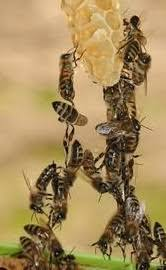
#> input picture beeFestoonImage1.jpg, 166 x 270 px
$ jupyter execute --allow-errors beeimageprocessing.ipynb
#> lines starting #> are read from the running program, lines starting #| are printed output that depends on the picture; after the words box and inside, x2 and y2 are one past the last pixel; in counts of white or black regions, pixels touching at a corner belong together
[cell 1]
import cv2, numpy as np, networkx as nx
import matplotlib.pyplot as plt
from skimage.morphology import skeletonize, remove_small_objects
from skan import Skeleton, summarize

def analyze_bee_chains(image_path, block=81, C=4, min_size=64):
#> called with image_path = 'beeFestoonImage1.jpg', block = 81, C = 4, min_size = 64
    img = cv2.imread(image_path)
#> img is the input picture: shape (270, 166, 3); mean B, G, R 90.8, 138.1, 164.1
    if img is None:
        raise FileNotFoundError(image_path)

    gray = cv2.cvtColor(img, cv2.COLOR_BGR2GRAY)
    blurred = cv2.GaussianBlur(gray, (11, 11), 0)
    thresh = cv2.adaptiveThreshold(blurred, 255, cv2.ADAPTIVE_THRESH_GAUSSIAN_C,
                                   cv2.THRESH_BINARY_INV, block, C)
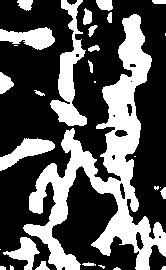
#> thresh: shape (270, 166); 34.2% white; 30 white regions (11 under 20 px), largest, box (x1, y1, x2, y2) and area: (23, 14, 166, 270) 10330, (50, 0, 87, 126) 1780, (0, 27, 55, 50) 778

    # Clean the mask, then get a true 1px connected skeleton
    mask = remove_small_objects(thresh > 0, min_size=min_size)
#> mask: shape (270, 166) bool; 33.1% white; 10 white regions, largest, box (x1, y1, x2, y2) and area: (23, 14, 166, 270) 10330, (50, 0, 87, 126) 1779, (0, 27, 55, 50) 778
    skel_img = skeletonize(mask)
#> skel_img: shape (270, 166) bool; 3.3% white in thin lines or dots

    # Graph from real skeleton paths
    skel = Skeleton(skel_img)
    branches = summarize(skel, separator='-')

    G = nx.Graph()
    for _, r in branches.iterrows():
        a, b = int(r['node-id-src']), int(r['node-id-dst'])
        if a != b:
            G.add_edge(a, b, length=r['branch-distance'])
    pos = {n: (skel.coordinates[n][1], -skel.coordinates[n][0]) for n in G.nodes}  # (x, -y)

    # Junctions = nodes with degree >= 3
    junctions = [n for n, d in G.degree() if d >= 3]
    print(f"Nodes: {G.number_of_nodes()}, edges: {G.number_of_edges()}, "
          f"junctions (deg>=3): {len(junctions)}")
    print("Mean branch length (px):", branches['branch-distance'].mean())

    fig, ax = plt.subplots(1, 2, figsize=(12, 6))
    ax[0].imshow(cv2.cvtColor(img, cv2.COLOR_BGR2RGB))
    jx = [pos[n][0] for n in junctions]; jy = [-pos[n][1] for n in junctions]
    ax[0].scatter(jx, jy, c='lime', s=15); ax[0].axis('off')
    nx.draw(G, pos, ax=ax[1], node_size=8, node_color='red', edge_color='gray')
    ax[1].set_aspect('equal')
    plt.tight_layout(); plt.show()
    return G, branches, mask

[cell 2]
analyze_bee_chains("beeFestoonImage1.jpg")
#> (the call stopped at in analyze_bee_chains, `skel = Skeleton(skel_img)`: skan is not available in this run)

[cell 3]
analyze_bee_chains("beeFestoonImage2.jpg")
#> call 2 of analyze_bee_chains, with image_path = 'beeFestoonImage2.jpg', block = 81, C = 4, min_size = 64
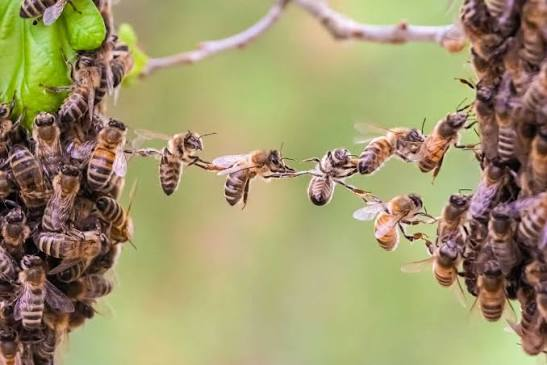
#> input picture beeFestoonImage2.jpg, 547 x 365 px
#> in analyze_bee_chains, img is the input picture: shape (365, 547, 3); mean B, G, R 108.3, 150.6, 159.7
#> in analyze_bee_chains (call 2), `gray = cv2.cvtColor(img, cv2.COLOR_BGR2GRAY)`:
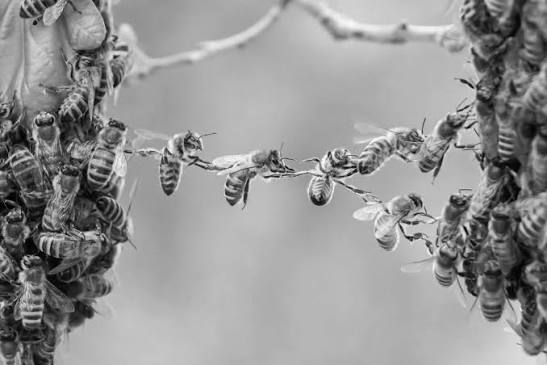
#> gray: shape (365, 547); min 0, max 253, mean 148.5
#> in analyze_bee_chains (call 2), `thresh = cv2.adaptiveThreshold(blurred, 255, cv2.ADAPTIVE_THRESH_GAUSS..`: thresh: shape (365, 547); 25.5% white; 104 white regions (42 under 20 px), largest, box (x1, y1, x2, y2) and area: (436, 0, 547, 357) 13231, (0, 81, 129, 365) 13218, (53, 0, 129, 108) 2760
#> in analyze_bee_chains (call 2), `skel_img = skeletonize(mask)`: skel_img: shape (365, 547) bool; 2.7% white in thin lines or dots
#> (the call stopped at in analyze_bee_chains, `skel = Skeleton(skel_img)`: skan is not available in this run)

[cell 4]
analyze_bee_chains("BeeFestoonscreenshot1.png")
#> call 3 of analyze_bee_chains, with image_path = 'BeeFestoonscreenshot1.png', block = 81, C = 4, min_size = 64
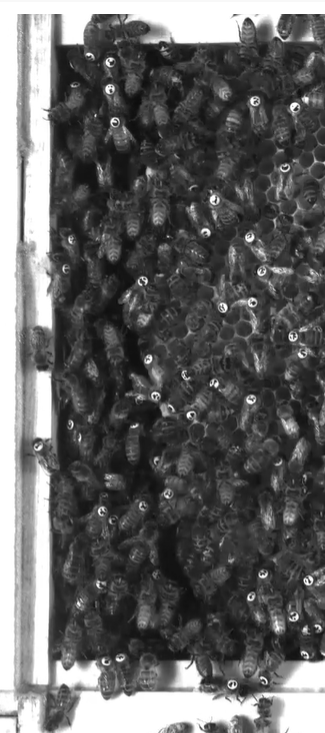
#> input picture BeeFestoonscreenshot1.png, 325 x 733 px
#> in analyze_bee_chains, img is the input picture: shape (733, 325, 3); min 13, max 255, mean 98.9
#> in analyze_bee_chains (call 3), `thresh = cv2.adaptiveThreshold(blurred, 255, cv2.ADAPTIVE_THRESH_GAUSS..`: thresh: shape (733, 325); 49.7% white; 47 white regions (14 under 20 px), largest, box (x1, y1, x2, y2) and area: (0, 12, 325, 733) 110823, (278, 13, 325, 75) 1768, (177, 273, 250, 342) 1655
#> in analyze_bee_chains (call 3), `mask = remove_small_objects(thresh > 0, min_size=min_size)`: mask: shape (733, 325) bool; 49.4% white; 17 white regions, largest, box (x1, y1, x2, y2) and area: (0, 12, 325, 733) 110730, (278, 13, 325, 75) 1768, (177, 273, 250, 342) 1655
#> in analyze_bee_chains (call 3), `skel_img = skeletonize(mask)`:
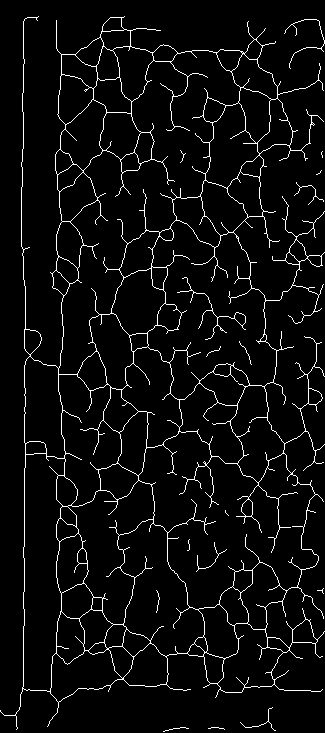
#> skel_img: shape (733, 325) bool; 4.8% white in thin lines or dots
#> (the call stopped at in analyze_bee_chains, `skel = Skeleton(skel_img)`: skan is not available in this run)

[cell 5]
analyze_bee_chains("beeNotfestooning.png")
#> call 4 of analyze_bee_chains, with image_path = 'beeNotfestooning.png', block = 81, C = 4, min_size = 64
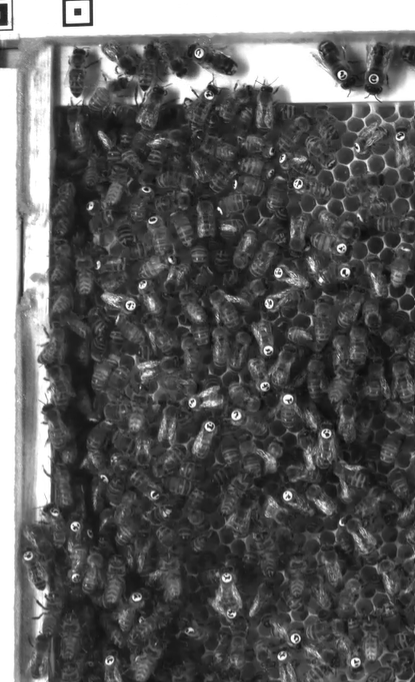
#> input picture beeNotfestooning.png, 415 x 682 px
#> in analyze_bee_chains, img is the input picture: shape (682, 415, 3); min 12, max 255, mean 92.5
#> in analyze_bee_chains (call 4), `thresh = cv2.adaptiveThreshold(blurred, 255, cv2.ADAPTIVE_THRESH_GAUSS..`: thresh: shape (682, 415); 49.9% white; 69 white regions (29 under 20 px), largest, box (x1, y1, x2, y2) and area: (0, 31, 415, 682) 132223, (360, 102, 415, 158) 1120, (352, 157, 396, 202) 957
#> in analyze_bee_chains (call 4), `mask = remove_small_objects(thresh > 0, min_size=min_size)`:
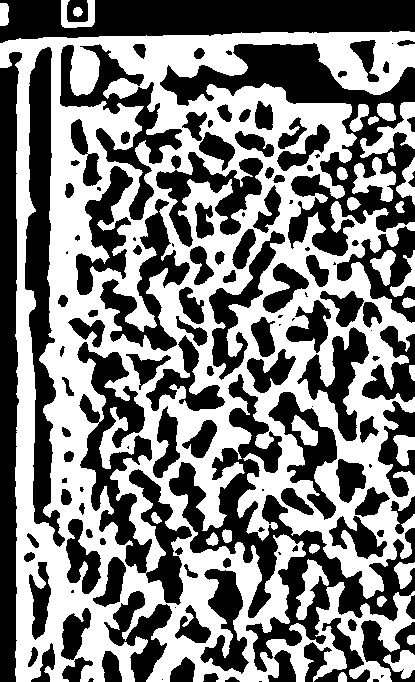
#> mask: shape (682, 415) bool; 49.7% white; 30 white regions, largest, box (x1, y1, x2, y2) and area: (0, 31, 415, 682) 132195, (360, 102, 415, 158) 1120, (352, 157, 396, 202) 957
#> in analyze_bee_chains (call 4), `skel_img = skeletonize(mask)`:
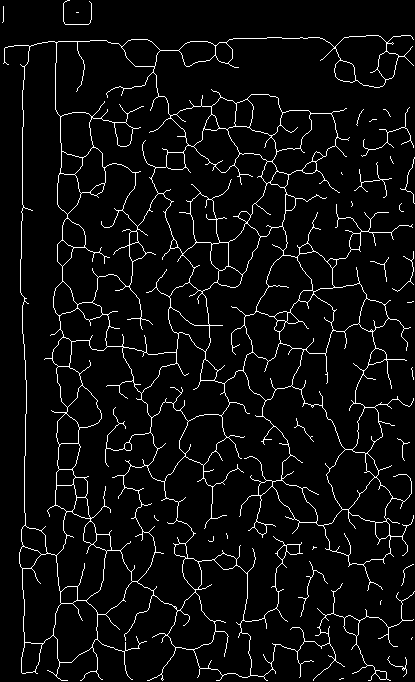
#> skel_img: shape (682, 415) bool; 5.1% white in thin lines or dots
#> (the call stopped at in analyze_bee_chains, `skel = Skeleton(skel_img)`: skan is not available in this run)

#> (a cell that did not finish here is left out)

[cell 7]
from skimage.morphology import remove_small_objects

img = cv2.imread("beeFestoonImage1.jpg")
gray = cv2.cvtColor(img, cv2.COLOR_BGR2GRAY)
blur = cv2.GaussianBlur(gray, (15, 15), 0)

# Otsu picks the threshold automatically; the bees are darker than the background
_, m = cv2.threshold(blur, 0, 255, cv2.THRESH_BINARY_INV + cv2.THRESH_OTSU)
#> m: shape (270, 166); 33.9% white; 2 white regions, box (x1, y1, x2, y2) and area: (0, 15, 166, 270) 15127, (112, 266, 127, 270) 50

# close gaps between bees, then drop specks
m = cv2.morphologyEx(m, cv2.MORPH_CLOSE, np.ones((15, 15), np.uint8))
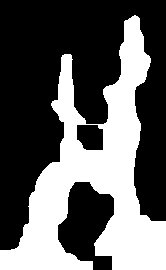
#> m: shape (270, 166); 37.2% white; 1 white region, box (x1, y1, x2, y2) and area: (0, 15, 166, 270) 16663
mask = remove_small_objects(m > 0, min_size=500)

plt.imshow(mask, cmap="gray"); plt.show()
widths = mask.sum(axis=1)
#> widths = 270 values, max 147 at index 261, min 0 at index 0, mean 61.71
plt.plot(widths, np.arange(len(widths)))
plt.gca().invert_yaxis()
plt.xlabel("cluster width (px)"); plt.ylabel("row (top → bottom)")
plt.show()# check this first
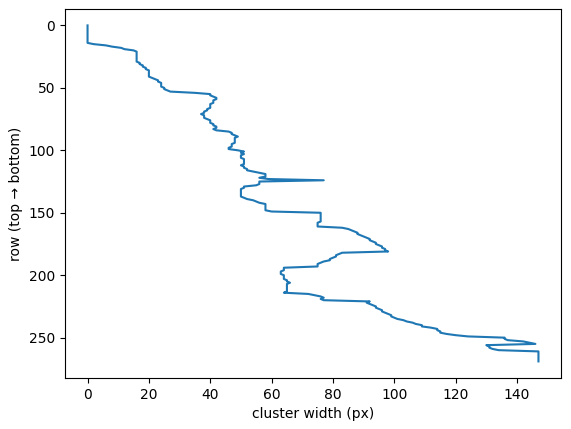
#> figure drawn by matplotlib, 1 panel
